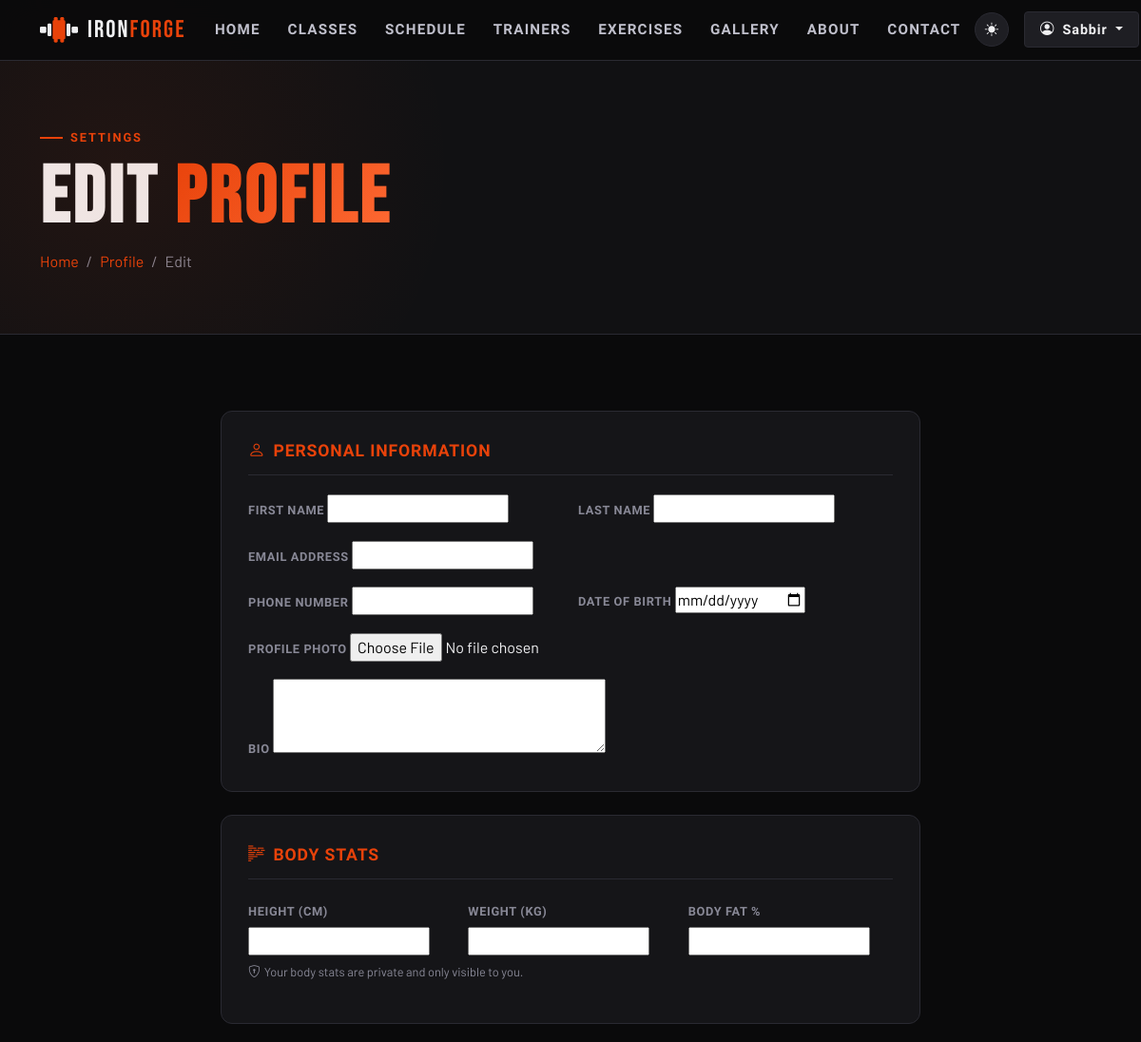
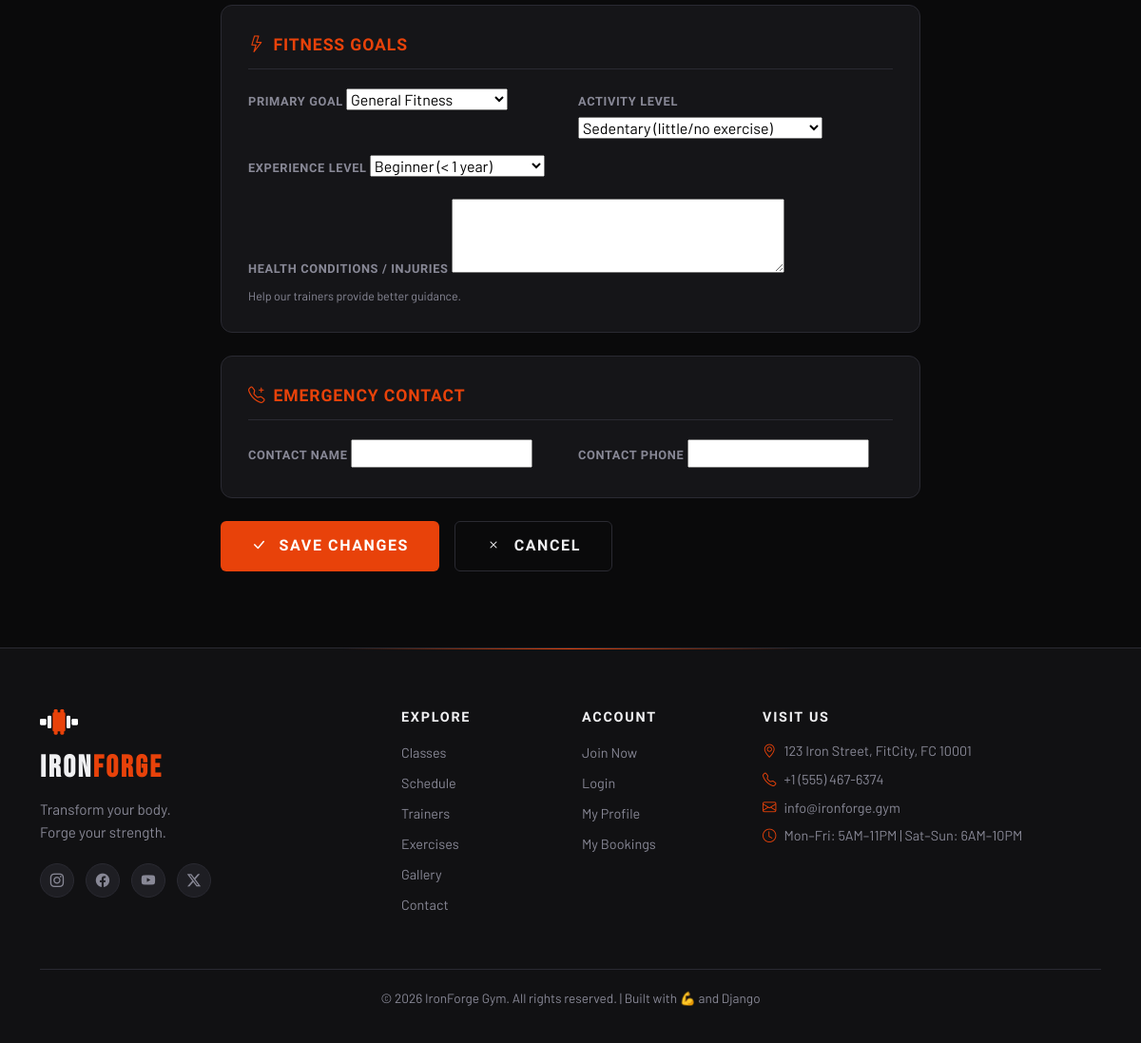
Screenshot of /accounts/profile/edit/ (signed in) with the database file from the repository (2 pictures, top to bottom).
### accounts/models.py (models this page shows, shortened)
class UserProfile(models.Model):
    GOAL_CHOICES = [
        ('weight_loss', 'Weight Loss'),
        ('muscle_gain', 'Muscle Gain'),
        ('endurance', 'Build Endurance'),
        ('flexibility', 'Improve Flexibility'),
        ('general_fitness', 'General Fitness'),
        ('athletic_performance', 'Athletic Performance'),
        ('rehabilitation', 'Rehabilitation'),
        ('stress_relief', 'Stress Relief'),
    ]
    ACTIVITY_CHOICES = [
        ('sedentary', 'Sedentary (little/no exercise)'),
        ('lightly_active', 'Lightly Active (1-3 days/week)'),
        ('moderately_active', 'Moderately Active (3-5 days/week)'),
        ('very_active', 'Very Active (6-7 days/week)'),
        ('extra_active', 'Extra Active (twice a day)'),
    ]
    EXPERIENCE_CHOICES = [
        ('beginner', 'Beginner (< 1 year)'),
        ('intermediate', 'Intermediate (1-3 years)'),
        ('advanced', 'Advanced (3+ years)'),
    ]
    user = models.OneToOneField(User, on_delete=models.CASCADE, related_name='profile')
    bio = models.TextField(blank=True)
    avatar = models.ImageField(upload_to='avatars/', blank=True, null=True)
    date_of_birth = models.DateField(null=True, blank=True)
    phone = models.CharField(max_length=20, blank=True)
    height_cm = models.DecimalField(max_digits=5, decimal_places=1, null=True, blank=True)
    weight_kg = models.DecimalField(max_digits=5, decimal_places=1, null=True, blank=True)
    body_fat_percentage = models.DecimalField(max_digits=4, decimal_places=1, null=True, blank=True)
    fitness_goal = models.CharField(max_length=30, choices=GOAL_CHOICES, default='general_fitness')
    activity_level = models.CharField(max_length=20, choices=ACTIVITY_CHOICES, default='sedentary')
    experience_level = models.CharField(max_length=20, choices=EXPERIENCE_CHOICES, default='beginner')
    health_conditions = models.TextField(blank=True, help_text="Any health conditions or injuries")
    emergency_contact = models.CharField(max_length=100, blank=True)
    emergency_phone = models.CharField(max_length=20, blank=True)
    membership_start = models.DateField(null=True, blank=True)
    membership_end = models.DateField(null=True, blank=True)
    created_at = models.DateTimeField(auto_now_add=True)
    updated_at = models.DateTimeField(auto_now=True)

### accounts/views.py (the view)
# urls.py: path('profile/edit/', views.edit_profile, name='edit_profile'),
@login_required
def edit_profile(request):
    profile_obj, created = UserProfile.objects.get_or_create(user=request.user)
    if request.method == 'POST':
        user_form = UserUpdateForm(request.POST, instance=request.user)
        profile_form = ProfileForm(request.POST, request.FILES, instance=profile_obj)
        if user_form.is_valid() and profile_form.is_valid():
            user_form.save()
            profile_form.save()
            messages.success(request, 'Your profile has been updated successfully!')
            return redirect('accounts:profile')
    else:
        user_form = UserUpdateForm(instance=request.user)
        profile_form = ProfileForm(instance=profile_obj)
    context = {
        'user_form': user_form,
        'profile_form': profile_form,
        'meta_title': 'Edit Profile | IronForge Gym',
    }
    return render(request, 'accounts/edit_profile.html', context)

### accounts/forms.py
class UserUpdateForm(forms.ModelForm):
    class Meta:
        model = User
        fields = ['first_name', 'last_name', 'email']

class ProfileForm(forms.ModelForm):
    class Meta:
        model = UserProfile
        fields = [
            'avatar', 'bio', 'date_of_birth', 'phone',
            'height_cm', 'weight_kg', 'body_fat_percentage',
            'fitness_goal', 'activity_level', 'experience_level',
            'health_conditions', 'emergency_contact', 'emergency_phone',
        ]
        widgets = {
            'date_of_birth': forms.DateInput(attrs={'type': 'date'}),
            'bio': forms.Textarea(attrs={'rows': 3}),
            'health_conditions': forms.Textarea(attrs={'rows': 3}),
        }

### core/context_processors.py (called while the page is built)
def admin_panel_context(request):
    if request.user.is_authenticated and request.user.is_staff:
        return {
            'unread_count': ContactMessage.objects.filter(is_read=False).count()
        }
    return {'unread_count': 0}

### templates/accounts/edit_profile.html (shortened to what this page needs)
{% extends 'base.html' %}
{% load static %}
{% block content %}
<div class="page-hero">
    <div class="container">
        <div class="section-label">Settings</div>
        <h1 class="page-hero-title">EDIT <span class="text-gradient">PROFILE</span></h1>
        <nav aria-label="breadcrumb">
            <ol class="breadcrumb">
                <li class="breadcrumb-item"><a href="{% url 'core:home' %}">Home</a></li>
                <li class="breadcrumb-item"><a href="{% url 'accounts:profile' %}">Profile</a></li>
                <li class="breadcrumb-item active">Edit</li>
            </ol>
        </nav>
    </div>
</div>
<section class="section">
    <div class="container">
        <div class="row justify-content-center">
            <div class="col-lg-8">
                <form method="post" enctype="multipart/form-data" novalidate>
                    <div class="form-section">
                        <div class="form-section-title"><i class="bi bi-person"></i> Personal Information</div>
                        <div class="row g-3">
                            <div class="col-sm-6">
                                <label class="form-label">First Name</label>
                                {{ user_form.first_name }}
                            </div>
                            <div class="col-sm-6">
                                <label class="form-label">Last Name</label>
                                {{ user_form.last_name }}
                            </div>
                            <div class="col-12">
                                <label class="form-label">Email Address</label>
                                {{ user_form.email }}
                            </div>
                            <div class="col-sm-6">
                                <label class="form-label">Phone Number</label>
                                {{ profile_form.phone }}
                            </div>
                            <div class="col-sm-6">
                                <label class="form-label">Date of Birth</label>
                                {{ profile_form.date_of_birth }}
                            </div>
                            <div class="col-12">
                                <label class="form-label">Profile Photo</label>
                                {{ profile_form.avatar }}
                            </div>
                            <div class="col-12">
                                <label class="form-label">Bio</label>
                                {{ profile_form.bio }}
                            </div>
                        </div>
                    </div>
                    <div class="form-section">
                        <div class="form-section-title"><i class="bi bi-body-text"></i> Body Stats</div>
                        <div class="row g-3">
                            <div class="col-sm-4">
                                <label class="form-label">Height (cm)</label>
                                {{ profile_form.height_cm }}
                            </div>
                            <div class="col-sm-4">
                                <label class="form-label">Weight (kg)</label>
                                {{ profile_form.weight_kg }}
                            </div>
                            <div class="col-sm-4">
                                <label class="form-label">Body Fat %</label>
                                {{ profile_form.body_fat_percentage }}
                            </div>
                        </div>
                        <p style="font-size:0.8rem;color:var(--text-muted);margin-top:0.5rem"><i class="bi bi-shield-lock me-1"></i>Your body stats are private and only visible to you.</p>
                    </div>
                    <div class="form-section">
                        <div class="form-section-title"><i class="bi bi-lightning"></i> Fitness Goals</div>
                        <div class="row g-3">
                            <div class="col-sm-6">
                                <label class="form-label">Primary Goal</label>
                                {{ profile_form.fitness_goal }}
                            </div>
                            <div class="col-sm-6">
                                <label class="form-label">Activity Level</label>
                                {{ profile_form.activity_level }}
                            </div>
                            <div class="col-sm-6">
                                <label class="form-label">Experience Level</label>
                                {{ profile_form.experience_level }}
                            </div>
                            <div class="col-12">
                                <label class="form-label">Health Conditions / Injuries</label>
                                {{ profile_form.health_conditions }}
                                <div style="font-size:0.78rem;color:var(--text-muted);margin-top:0.25rem">Help our trainers provide better guidance.</div>
                            </div>
                        </div>
                    </div>
                    <div class="form-section">
                        <div class="form-section-title"><i class="bi bi-telephone-plus"></i> Emergency Contact</div>
                        <div class="row g-3">
                            <div class="col-sm-6">
                                <label class="form-label">Contact Name</label>
                                {{ profile_form.emergency_contact }}
                            </div>
                            <div class="col-sm-6">
                                <label class="form-label">Contact Phone</label>
                                {{ profile_form.emergency_phone }}
                            </div>
                        </div>
                    </div>
                    <div class="d-flex gap-3 flex-wrap">
                        <button type="submit" class="btn-primary-custom">
                            <i class="bi bi-check-lg me-1"></i>Save Changes
                        </button>
                        <a href="{% url 'accounts:profile' %}" class="btn-outline-custom">
                            <i class="bi bi-x me-1"></i>Cancel
                        </a>
                    </div>
                </form>
            </div>
        </div>
    </div>
</section>
{% endblock %}

### templates/base.html (shortened to what this page needs)
{% load static %}
<!DOCTYPE html>
<html lang="en" data-theme="dark">
<head>
    <link href="https://cdn.jsdelivr.net/npm/bootstrap@5.3.3/dist/css/bootstrap.min.css" rel="stylesheet">
    <link href="https://cdn.jsdelivr.net/npm/bootstrap-icons@1.11.3/font/bootstrap-icons.min.css" rel="stylesheet">
    <link rel="stylesheet" href="{% static 'css/main.css' %}">
</head>
<body>
<nav class="navbar navbar-expand-lg fixed-top" id="mainNav">
    <div class="container">
        <a class="navbar-brand" href="{% url 'core:home' %}">
            <div class="logo-container">
                <span class="logo-text">IRON<span class="logo-accent">FORGE</span></span>
            </div>
        </a>
        <div class="collapse navbar-collapse" id="navbarNav">
            <ul class="navbar-nav mx-auto">
                <li class="nav-item"><a class="nav-link" href="{% url 'core:home' %}">Home</a></li>
                <li class="nav-item"><a class="nav-link" href="{% url 'core:classes' %}">Classes</a></li>
                <li class="nav-item"><a class="nav-link" href="{% url 'core:schedule' %}">Schedule</a></li>
                <li class="nav-item"><a class="nav-link" href="{% url 'core:trainers' %}">Trainers</a></li>
                <li class="nav-item"><a class="nav-link" href="{% url 'core:exercises' %}">Exercises</a></li>
                <li class="nav-item"><a class="nav-link" href="{% url 'core:gallery' %}">Gallery</a></li>
                <li class="nav-item"><a class="nav-link" href="{% url 'core:about' %}">About</a></li>
                <li class="nav-item"><a class="nav-link" href="{% url 'core:contact' %}">Contact</a></li>
            </ul>
            <div class="d-flex align-items-center gap-3">
                <button class="theme-toggle d-none d-lg-flex" id="themeToggle" title="Toggle theme">
                    <i class="bi bi-sun-fill" id="themeIcon"></i>
                </button>
                {% if user.is_authenticated %}
                <div class="dropdown">
                    <button class="btn-nav-user dropdown-toggle" data-bs-toggle="dropdown">
                        <i class="bi bi-person-circle me-1"></i>
                        {{ user.first_name|default:user.username }}
                    </button>
                </div>
                {% else %}
                <a href="{% url 'accounts:login' %}" class="btn-nav-outline">Login</a>
                <a href="{% url 'accounts:register' %}" class="btn-nav-primary">Join Now</a>
                {% endif %}
            </div>
        </div>
    </div>
</nav>
<main>
    {% block content %}{% endblock %}
</main>
<footer class="site-footer">
    <div class="footer-glow"></div>
    <div class="container">
        <div class="row gy-4">
            <div class="col-lg-4">
                <div class="footer-brand">
                    <h3 class="footer-logo-text">IRON<span class="logo-accent">FORGE</span></h3>
                    <p class="footer-tagline">Transform your body.<br>Forge your strength.</p>
                    <div class="social-links">
                        <a href="#" class="social-link"><i class="bi bi-instagram"></i></a>
                        <a href="#" class="social-link"><i class="bi bi-facebook"></i></a>
                        <a href="#" class="social-link"><i class="bi bi-youtube"></i></a>
                        <a href="#" class="social-link"><i class="bi bi-twitter-x"></i></a>
                    </div>
                </div>
            </div>
            <div class="col-6 col-lg-2">
                <h5 class="footer-heading">Explore</h5>
                <ul class="footer-links">
                    <li><a href="{% url 'core:classes' %}">Classes</a></li>
                    <li><a href="{% url 'core:schedule' %}">Schedule</a></li>
                    <li><a href="{% url 'core:trainers' %}">Trainers</a></li>
                    <li><a href="{% url 'core:exercises' %}">Exercises</a></li>
                    <li><a href="{% url 'core:gallery' %}">Gallery</a></li>
                    <li><a href="{% url 'core:contact' %}">Contact</a></li>
                </ul>
            </div>
            <div class="col-6 col-lg-2">
                <h5 class="footer-heading">Account</h5>
                <ul class="footer-links">
                    <li><a href="{% url 'accounts:register' %}">Join Now</a></li>
                    <li><a href="{% url 'accounts:login' %}">Login</a></li>
                    {% if user.is_authenticated %}
                    <li><a href="{% url 'accounts:profile' %}">My Profile</a></li>
                    <li><a href="{% url 'bookings:my_bookings' %}">My Bookings</a></li>
                    {% endif %}
                </ul>
            </div>
            <div class="col-lg-4">
                <h5 class="footer-heading">Visit Us</h5>
                <div class="footer-contact">
                    <p><i class="bi bi-geo-alt me-2 text-accent"></i>123 Iron Street, FitCity, FC 10001</p>
                    <p><i class="bi bi-telephone me-2 text-accent"></i>+1 (555) 467-6374</p>
                    <p><i class="bi bi-envelope me-2 text-accent"></i>info@ironforge.gym</p>
                    <p><i class="bi bi-clock me-2 text-accent"></i>Mon–Fri: 5AM–11PM | Sat–Sun: 6AM–10PM</p>
                </div>
            </div>
        </div>
        <div class="footer-bottom">
            <p>&copy; {% now "Y" %} IronForge Gym. All rights reserved. | Built with 💪 and Django</p>
        </div>
    </div>
</footer>
</body>
</html>

### rows the page displays
UserProfile: fitness_goal "General Fitness", activity_level "Sedentary (little/no exercise)", experience_level "Beginner (< 1 year)"

### other values shown
{{ user.first_name|default:user.username }} "Sabbir"
